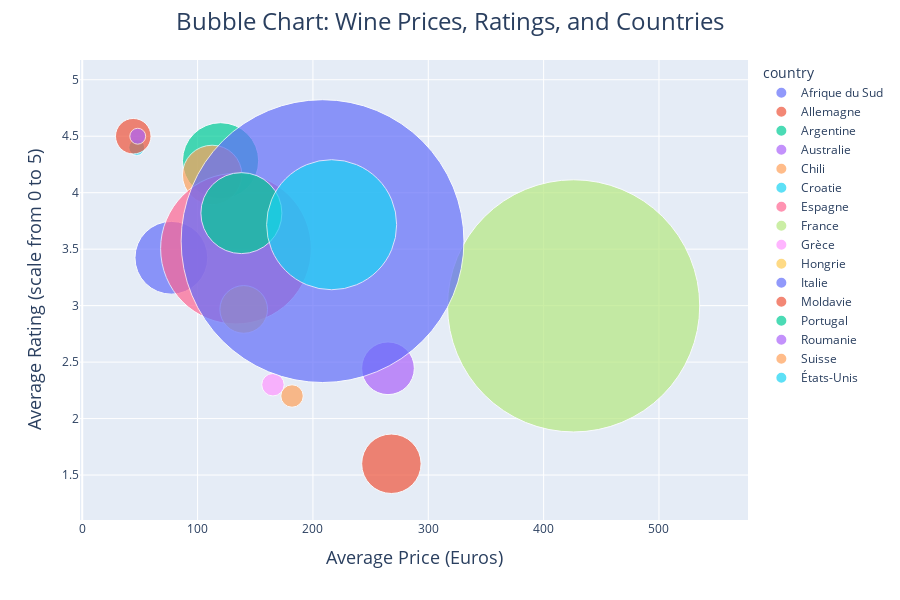

Here is the notebook cell this chart was saved with:
### Markdown cell above
### Exploratory analysis about countries : Bubble chart for countries information (wine count, average rating, median price)

### Code cell
selection_sales_df = selection_sales_df[selection_sales_df['country'] != 'Israël']

# Aggregating data per country
aggregated_data = selection_sales_df.groupby('country').agg(median_price=('liter_price_euros', 'median'),avg_rating=('vintage_ratings_average', 'mean'),rating_count=('vintage_rating_count', 'count')).reset_index()

# Bubble chart parameters
fig = px.scatter(
    aggregated_data,
    x='median_price',
    y='avg_rating',
    size='rating_count',
    color='country',
    hover_name='country',
    size_max=200,
    height=600
)

# Adjusting the titles and font sizes
fig.update_layout(
    title={
        'text': 'Bubble Chart: Wine Prices, Ratings, and Countries',
        'font': {'size': 24}, 
        'x': 0.5,
        'xanchor': 'center'
    },
    xaxis_title={
        'text': 'Average Price (Euros)',
        'font': {'size': 18} 
    },
    yaxis_title={
        'text': 'Average Rating (scale from 0 to 5)',
        'font': {'size': 18} 
    }
)

fig.show()

### Figure 1 — Plotly figure (JSON) as saved in the notebook; plotly's stock layout.template omitted (floating-point values rounded to 4 significant figures)
{"data": [{"hovertemplate": "<b>%{hovertext}</b><br><br>country=Afrique du Sud<br>median_price=%{x}<br>avg_rating=%{y}<br>rating_count=%{marker.size}<extra></extra>", "hovertext": ["Afrique du Sud"], "legendgroup": "Afrique du Sud", "marker": {"color": "#636efa", "size": [21], "sizemode": "area", "sizeref": 0.007925, "symbol": "circle"}, "mode": "markers", "name": "Afrique du Sud", "orientation": "v", "showlegend": true, "type": "scatter", "x": [77.27], "xaxis": "x", "y": [3.424], "yaxis": "y"}, {"hovertemplate": "<b>%{hovertext}</b><br><br>country=Allemagne<br>median_price=%{x}<br>avg_rating=%{y}<br>rating_count=%{marker.size}<extra></extra>", "hovertext": ["Allemagne"], "legendgroup": "Allemagne", "marker": {"color": "#EF553B", "size": [14], "sizemode": "area", "sizeref": 0.007925, "symbol": "circle"}, "mode": "markers", "name": "Allemagne", "orientation": "v", "showlegend": true, "type": "scatter", "x": [268], "xaxis": "x", "y": [1.6], "yaxis": "y"}, {"hovertemplate": "<b>%{hovertext}</b><br><br>country=Argentine<br>median_price=%{x}<br>avg_rating=%{y}<br>rating_count=%{marker.size}<extra></extra>", "hovertext": ["Argentine"], "legendgroup": "Argentine", "marker": {"color": "#00cc96", "size": [23], "sizemode": "area", "sizeref": 0.007925, "symbol": "circle"}, "mode": "markers", "name": "Argentine", "orientation": "v", "showlegend": true, "type": "scatter", "x": [119.9], "xaxis": "x", "y": [4.283], "yaxis": "y"}, {"hovertemplate": "<b>%{hovertext}</b><br><br>country=Australie<br>median_price=%{x}<br>avg_rating=%{y}<br>rating_count=%{marker.size}<extra></extra>", "hovertext": ["Australie"], "legendgroup": "Australie", "marker": {"color": "#ab63fa", "size": [11], "sizemode": "area", "sizeref": 0.007925, "symbol": "circle"}, "mode": "markers", "name": "Australie", "orientation": "v", "showlegend": true, "type": "scatter", "x": [265.1], "xaxis": "x", "y": [2.445], "yaxis": "y"}, {"hovertemplate": "<b>%{hovertext}</b><br><br>country=Chili<br>median_price=%{x}<br>avg_rating=%{y}<br>rating_count=%{marker.size}<extra></extra>", "hovertext": ["Chili"], "legendgroup": "Chili", "marker": {"color": "#FFA15A", "size": [14], "sizemode": "area", "sizeref": 0.007925, "symbol": "circle"}, "mode": "markers", "name": "Chili", "orientation": "v", "showlegend": true, "type": "scatter", "x": [112.6], "xaxis": "x", "y": [4.157], "yaxis": "y"}, {"hovertemplate": "<b>%{hovertext}</b><br><br>country=Croatie<br>median_price=%{x}<br>avg_rating=%{y}<br>rating_count=%{marker.size}<extra></extra>", "hovertext": ["Croatie"], "legendgroup": "Croatie", "marker": {"color": "#19d3f3", "size": [1], "sizemode": "area", "sizeref": 0.007925, "symbol": "circle"}, "mode": "markers", "name": "Croatie", "orientation": "v", "showlegend": true, "type": "scatter", "x": [47.2], "xaxis": "x", "y": [4.4], "yaxis": "y"}, {"hovertemplate": "<b>%{hovertext}</b><br><br>country=Espagne<br>median_price=%{x}<br>avg_rating=%{y}<br>rating_count=%{marker.size}<extra></extra>", "hovertext": ["Espagne"], "legendgroup": "Espagne", "marker": {"color": "#FF6692", "size": [90], "sizemode": "area", "sizeref": 0.007925, "symbol": "circle"}, "mode": "markers", "name": "Espagne", "orientation": "v", "showlegend": true, "type": "scatter", "x": [133.3], "xaxis": "x", "y": [3.504], "yaxis": "y"}, {"hovertemplate": "<b>%{hovertext}</b><br><br>country=France<br>median_price=%{x}<br>avg_rating=%{y}<br>rating_count=%{marker.size}<extra></extra>", "hovertext": ["France"], "legendgroup": "France", "marker": {"color": "#B6E880", "size": [252], "sizemode": "area", "sizeref": 0.007925, "symbol": "circle"}, "mode": "markers", "name": "France", "orientation": "v", "showlegend": true, "type": "scatter", "x": [426.0], "xaxis": "x", "y": [2.998], "yaxis": "y"}, {"hovertemplate": "<b>%{hovertext}</b><br><br>country=Grèce<br>median_price=%{x}<br>avg_rating=%{y}<br>rating_count=%{marker.size}<extra></extra>", "hovertext": ["Grèce"], "legendgroup": "Grèce", "marker": {"color": "#FF97FF", "size": [2], "sizemode": "area", "sizeref": 0.007925, "symbol": "circle"}, "mode": "markers", "name": "Grèce", "orientation": "v", "showlegend": true, "type": "scatter", "x": [165.3], "xaxis": "x", "y": [2.3], "yaxis": "y"}, {"hovertemplate": "<b>%{hovertext}</b><br><br>country=Hongrie<br>median_price=%{x}<br>avg_rating=%{y}<br>rating_count=%{marker.size}<extra></extra>", "hovertext": ["Hongrie"], "legendgroup": "Hongrie", "marker": {"color": "#FECB52", "size": [9], "sizemode": "area", "sizeref": 0.007925, "symbol": "circle"}, "mode": "markers", "name": "Hongrie", "orientation": "v", "showlegend": true, "type": "scatter", "x": [140], "xaxis": "x", "y": [2.967], "yaxis": "y"}, {"hovertemplate": "<b>%{hovertext}</b><br><br>country=Italie<br>median_price=%{x}<br>avg_rating=%{y}<br>rating_count=%{marker.size}<extra></extra>", "hovertext": ["Italie"], "legendgroup": "Italie", "marker": {"color": "#636efa", "size": [317], "sizemode": "area", "sizeref": 0.007925, "symbol": "circle"}, "mode": "markers", "name": "Italie", "orientation": "v", "showlegend": true, "type": "scatter", "x": [208.3], "xaxis": "x", "y": [3.571], "yaxis": "y"}, {"hovertemplate": "<b>%{hovertext}</b><br><br>country=Moldavie<br>median_price=%{x}<br>avg_rating=%{y}<br>rating_count=%{marker.size}<extra></extra>", "hovertext": ["Moldavie"], "legendgroup": "Moldavie", "marker": {"color": "#EF553B", "size": [5], "sizemode": "area", "sizeref": 0.007925, "symbol": "circle"}, "mode": "markers", "name": "Moldavie", "orientation": "v", "showlegend": true, "type": "scatter", "x": [44.23], "xaxis": "x", "y": [4.5], "yaxis": "y"}, {"hovertemplate": "<b>%{hovertext}</b><br><br>country=Portugal<br>median_price=%{x}<br>avg_rating=%{y}<br>rating_count=%{marker.size}<extra></extra>", "hovertext": ["Portugal"], "legendgroup": "Portugal", "marker": {"color": "#00cc96", "size": [26], "sizemode": "area", "sizeref": 0.007925, "symbol": "circle"}, "mode": "markers", "name": "Portugal", "orientation": "v", "showlegend": true, "type": "scatter", "x": [138.0], "xaxis": "x", "y": [3.819], "yaxis": "y"}, {"hovertemplate": "<b>%{hovertext}</b><br><br>country=Roumanie<br>median_price=%{x}<br>avg_rating=%{y}<br>rating_count=%{marker.size}<extra></extra>", "hovertext": ["Roumanie"], "legendgroup": "Roumanie", "marker": {"color": "#ab63fa", "size": [1], "sizemode": "area", "sizeref": 0.007925, "symbol": "circle"}, "mode": "markers", "name": "Roumanie", "orientation": "v", "showlegend": true, "type": "scatter", "x": [48.11], "xaxis": "x", "y": [4.5], "yaxis": "y"}, {"hovertemplate": "<b>%{hovertext}</b><br><br>country=Suisse<br>median_price=%{x}<br>avg_rating=%{y}<br>rating_count=%{marker.size}<extra></extra>", "hovertext": ["Suisse"], "legendgroup": "Suisse", "marker": {"color": "#FFA15A", "size": [2], "sizemode": "area", "sizeref": 0.007925, "symbol": "circle"}, "mode": "markers", "name": "Suisse", "orientation": "v", "showlegend": true, "type": "scatter", "x": [181.9], "xaxis": "x", "y": [2.2], "yaxis": "y"}, {"hovertemplate": "<b>%{hovertext}</b><br><br>country=États-Unis<br>median_price=%{x}<br>avg_rating=%{y}<br>rating_count=%{marker.size}<extra></extra>", "hovertext": ["États-Unis"], "legendgroup": "États-Unis", "marker": {"color": "#19d3f3", "size": [67], "sizemode": "area", "sizeref": 0.007925, "symbol": "circle"}, "mode": "markers", "name": "États-Unis", "orientation": "v", "showlegend": true, "type": "scatter", "x": [216.2], "xaxis": "x", "y": [3.716], "yaxis": "y"}], "layout": {"height": 600, "legend": {"itemsizing": "constant", "title": {"text": "country"}, "tracegroupgap": 0}, "margin": {"t": 60}, "title": {"font": {"size": 24}, "text": "Bubble Chart: Wine Prices, Ratings, and Countries", "x": 0.5, "xanchor": "center"}, "xaxis": {"anchor": "y", "domain": [0, 1], "title": {"font": {"size": 18}, "text": "Average Price (Euros)"}}, "yaxis": {"anchor": "x", "domain": [0, 1], "title": {"font": {"size": 18}, "text": "Average Rating (scale from 0 to 5)"}}}}
